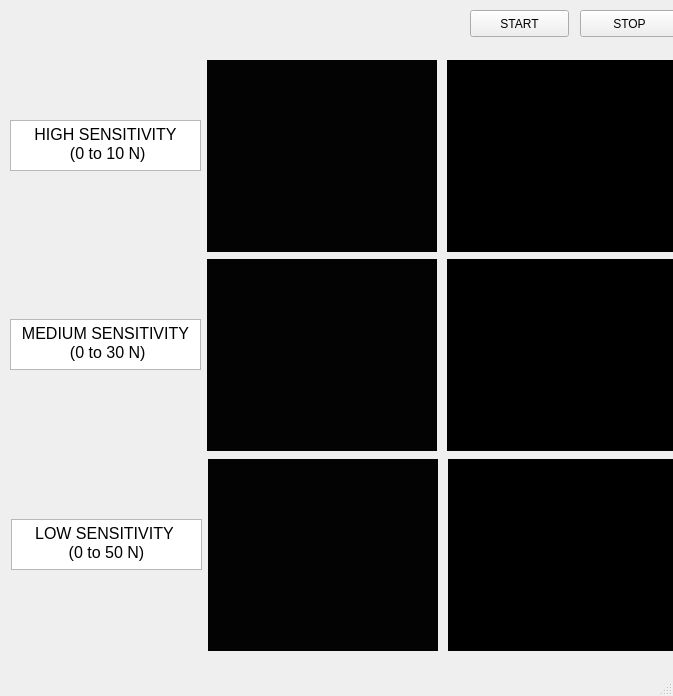
<?xml version="1.0" encoding="UTF-8"?>
<ui version="4.0">
 <class>MainWindow</class>
 <widget class="QMainWindow" name="MainWindow">
  <property name="geometry">
   <rect>
    <x>0</x>
    <y>0</y>
    <width>673</width>
    <height>696</height>
   </rect>
  </property>
  <property name="windowTitle">
   <string>MainWindow</string>
  </property>
  <widget class="QWidget" name="centralwidget">
   <widget class="QPushButton" name="startButton">
    <property name="geometry">
     <rect>
      <x>470</x>
      <y>10</y>
      <width>99</width>
      <height>27</height>
     </rect>
    </property>
    <property name="text">
     <string>START</string>
    </property>
   </widget>
   <widget class="QPushButton" name="stopButton">
    <property name="geometry">
     <rect>
      <x>580</x>
      <y>10</y>
      <width>99</width>
      <height>27</height>
     </rect>
    </property>
    <property name="text">
     <string>STOP</string>
    </property>
   </widget>
   <widget class="GraphicsLayoutWidget" name="patchHigh1">
    <property name="geometry">
     <rect>
      <x>207</x>
      <y>60</y>
      <width>230</width>
      <height>192</height>
     </rect>
    </property>
    <property name="styleSheet">
     <string notr="true">
background-color: rgb(3, 3, 3);</string>
    </property>
    <property name="frameShape">
     <enum>QFrame::NoFrame</enum>
    </property>
   </widget>
   <widget class="GraphicsLayoutWidget" name="patchHigh2">
    <property name="geometry">
     <rect>
      <x>447</x>
      <y>60</y>
      <width>230</width>
      <height>192</height>
     </rect>
    </property>
    <property name="styleSheet">
     <string notr="true">background-color: rgb(0, 0, 0);</string>
    </property>
    <property name="frameShape">
     <enum>QFrame::NoFrame</enum>
    </property>
   </widget>
   <widget class="GraphicsLayoutWidget" name="patchHigh4">
    <property name="geometry">
     <rect>
      <x>927</x>
      <y>60</y>
      <width>230</width>
      <height>192</height>
     </rect>
    </property>
    <property name="styleSheet">
     <string notr="true">background-color: rgb(0, 0, 0);</string>
    </property>
    <property name="frameShape">
     <enum>QFrame::NoFrame</enum>
    </property>
   </widget>
   <widget class="GraphicsLayoutWidget" name="patchHigh3">
    <property name="geometry">
     <rect>
      <x>687</x>
      <y>60</y>
      <width>230</width>
      <height>192</height>
     </rect>
    </property>
    <property name="styleSheet">
     <string notr="true">background-color: rgb(0, 0, 0);</string>
    </property>
    <property name="frameShape">
     <enum>QFrame::NoFrame</enum>
    </property>
   </widget>
   <widget class="QTextEdit" name="HighLabel">
    <property name="geometry">
     <rect>
      <x>10</x>
      <y>120</y>
      <width>191</width>
      <height>51</height>
     </rect>
    </property>
    <property name="html">
     <string>&lt;!DOCTYPE HTML PUBLIC &quot;-//W3C//DTD HTML 4.0//EN&quot; &quot;http://www.w3.org/TR/REC-html40/strict.dtd&quot;&gt;
&lt;html&gt;&lt;head&gt;&lt;meta name=&quot;qrichtext&quot; content=&quot;1&quot; /&gt;&lt;style type=&quot;text/css&quot;&gt;
p, li { white-space: pre-wrap; }
&lt;/style&gt;&lt;/head&gt;&lt;body style=&quot; font-family:'Ubuntu'; font-size:11pt; font-weight:400; font-style:normal;&quot;&gt;
&lt;p align=&quot;center&quot; style=&quot; margin-top:0px; margin-bottom:0px; margin-left:0px; margin-right:0px; -qt-block-indent:0; text-indent:0px;&quot;&gt;&lt;span style=&quot; font-size:12pt;&quot;&gt;HIGH SENSITIVITY&lt;/span&gt;&lt;/p&gt;
&lt;p align=&quot;center&quot; style=&quot; margin-top:0px; margin-bottom:0px; margin-left:0px; margin-right:0px; -qt-block-indent:0; text-indent:0px;&quot;&gt;&lt;span style=&quot; font-size:12pt;&quot;&gt; (0 to 10 N)&lt;/span&gt;&lt;/p&gt;&lt;/body&gt;&lt;/html&gt;</string>
    </property>
   </widget>
   <widget class="GraphicsLayoutWidget" name="patchMed3">
    <property name="geometry">
     <rect>
      <x>687</x>
      <y>259</y>
      <width>230</width>
      <height>192</height>
     </rect>
    </property>
    <property name="styleSheet">
     <string notr="true">background-color: rgb(0, 0, 0);</string>
    </property>
    <property name="frameShape">
     <enum>QFrame::NoFrame</enum>
    </property>
   </widget>
   <widget class="QTextEdit" name="MedLabel">
    <property name="geometry">
     <rect>
      <x>10</x>
      <y>319</y>
      <width>191</width>
      <height>51</height>
     </rect>
    </property>
    <property name="html">
     <string>&lt;!DOCTYPE HTML PUBLIC &quot;-//W3C//DTD HTML 4.0//EN&quot; &quot;http://www.w3.org/TR/REC-html40/strict.dtd&quot;&gt;
&lt;html&gt;&lt;head&gt;&lt;meta name=&quot;qrichtext&quot; content=&quot;1&quot; /&gt;&lt;style type=&quot;text/css&quot;&gt;
p, li { white-space: pre-wrap; }
&lt;/style&gt;&lt;/head&gt;&lt;body style=&quot; font-family:'Ubuntu'; font-size:11pt; font-weight:400; font-style:normal;&quot;&gt;
&lt;p align=&quot;center&quot; style=&quot; margin-top:0px; margin-bottom:0px; margin-left:0px; margin-right:0px; -qt-block-indent:0; text-indent:0px;&quot;&gt;&lt;span style=&quot; font-size:12pt;&quot;&gt;MEDIUM SENSITIVITY&lt;/span&gt;&lt;/p&gt;
&lt;p align=&quot;center&quot; style=&quot; margin-top:0px; margin-bottom:0px; margin-left:0px; margin-right:0px; -qt-block-indent:0; text-indent:0px;&quot;&gt;&lt;span style=&quot; font-size:12pt;&quot;&gt; (0 to 30 N)&lt;/span&gt;&lt;/p&gt;&lt;/body&gt;&lt;/html&gt;</string>
    </property>
   </widget>
   <widget class="GraphicsLayoutWidget" name="patchMed2">
    <property name="geometry">
     <rect>
      <x>447</x>
      <y>259</y>
      <width>230</width>
      <height>192</height>
     </rect>
    </property>
    <property name="styleSheet">
     <string notr="true">background-color: rgb(0, 0, 0);</string>
    </property>
    <property name="frameShape">
     <enum>QFrame::NoFrame</enum>
    </property>
   </widget>
   <widget class="GraphicsLayoutWidget" name="patchMed4">
    <property name="geometry">
     <rect>
      <x>927</x>
      <y>259</y>
      <width>230</width>
      <height>192</height>
     </rect>
    </property>
    <property name="styleSheet">
     <string notr="true">background-color: rgb(0, 0, 0);</string>
    </property>
    <property name="frameShape">
     <enum>QFrame::NoFrame</enum>
    </property>
   </widget>
   <widget class="GraphicsLayoutWidget" name="patchMed1">
    <property name="geometry">
     <rect>
      <x>207</x>
      <y>259</y>
      <width>230</width>
      <height>192</height>
     </rect>
    </property>
    <property name="styleSheet">
     <string notr="true">
background-color: rgb(3, 3, 3);</string>
    </property>
    <property name="frameShape">
     <enum>QFrame::NoFrame</enum>
    </property>
   </widget>
   <widget class="GraphicsLayoutWidget" name="patchLow3">
    <property name="geometry">
     <rect>
      <x>688</x>
      <y>459</y>
      <width>230</width>
      <height>192</height>
     </rect>
    </property>
    <property name="styleSheet">
     <string notr="true">background-color: rgb(0, 0, 0);</string>
    </property>
    <property name="frameShape">
     <enum>QFrame::NoFrame</enum>
    </property>
   </widget>
   <widget class="QTextEdit" name="LowLabel">
    <property name="geometry">
     <rect>
      <x>11</x>
      <y>519</y>
      <width>191</width>
      <height>51</height>
     </rect>
    </property>
    <property name="html">
     <string>&lt;!DOCTYPE HTML PUBLIC &quot;-//W3C//DTD HTML 4.0//EN&quot; &quot;http://www.w3.org/TR/REC-html40/strict.dtd&quot;&gt;
&lt;html&gt;&lt;head&gt;&lt;meta name=&quot;qrichtext&quot; content=&quot;1&quot; /&gt;&lt;style type=&quot;text/css&quot;&gt;
p, li { white-space: pre-wrap; }
&lt;/style&gt;&lt;/head&gt;&lt;body style=&quot; font-family:'Ubuntu'; font-size:11pt; font-weight:400; font-style:normal;&quot;&gt;
&lt;p align=&quot;center&quot; style=&quot; margin-top:0px; margin-bottom:0px; margin-left:0px; margin-right:0px; -qt-block-indent:0; text-indent:0px;&quot;&gt;&lt;span style=&quot; font-size:12pt;&quot;&gt;LOW SENSITIVITY &lt;/span&gt;&lt;/p&gt;
&lt;p align=&quot;center&quot; style=&quot; margin-top:0px; margin-bottom:0px; margin-left:0px; margin-right:0px; -qt-block-indent:0; text-indent:0px;&quot;&gt;&lt;span style=&quot; font-size:12pt;&quot;&gt;(0 to 50 N)&lt;/span&gt;&lt;/p&gt;&lt;/body&gt;&lt;/html&gt;</string>
    </property>
   </widget>
   <widget class="GraphicsLayoutWidget" name="patchLow2">
    <property name="geometry">
     <rect>
      <x>448</x>
      <y>459</y>
      <width>230</width>
      <height>192</height>
     </rect>
    </property>
    <property name="styleSheet">
     <string notr="true">background-color: rgb(0, 0, 0);</string>
    </property>
    <property name="frameShape">
     <enum>QFrame::NoFrame</enum>
    </property>
   </widget>
   <widget class="GraphicsLayoutWidget" name="patchLow4">
    <property name="geometry">
     <rect>
      <x>928</x>
      <y>459</y>
      <width>230</width>
      <height>192</height>
     </rect>
    </property>
    <property name="styleSheet">
     <string notr="true">background-color: rgb(0, 0, 0);</string>
    </property>
    <property name="frameShape">
     <enum>QFrame::NoFrame</enum>
    </property>
   </widget>
   <widget class="GraphicsLayoutWidget" name="patchLow1">
    <property name="geometry">
     <rect>
      <x>208</x>
      <y>459</y>
      <width>230</width>
      <height>192</height>
     </rect>
    </property>
    <property name="styleSheet">
     <string notr="true">
background-color: rgb(3, 3, 3);</string>
    </property>
    <property name="frameShape">
     <enum>QFrame::NoFrame</enum>
    </property>
   </widget>
  </widget>
  <widget class="QStatusBar" name="statusbar"/>
  <widget class="QMenuBar" name="menubar">
   <property name="geometry">
    <rect>
     <x>0</x>
     <y>0</y>
     <width>673</width>
     <height>25</height>
    </rect>
   </property>
  </widget>
 </widget>
 <customwidgets>
  <customwidget>
   <class>GraphicsLayoutWidget</class>
   <extends>QGraphicsView</extends>
   <header location="global">pyqtgraph</header>
  </customwidget>
 </customwidgets>
 <resources/>
 <connections/>
</ui>
